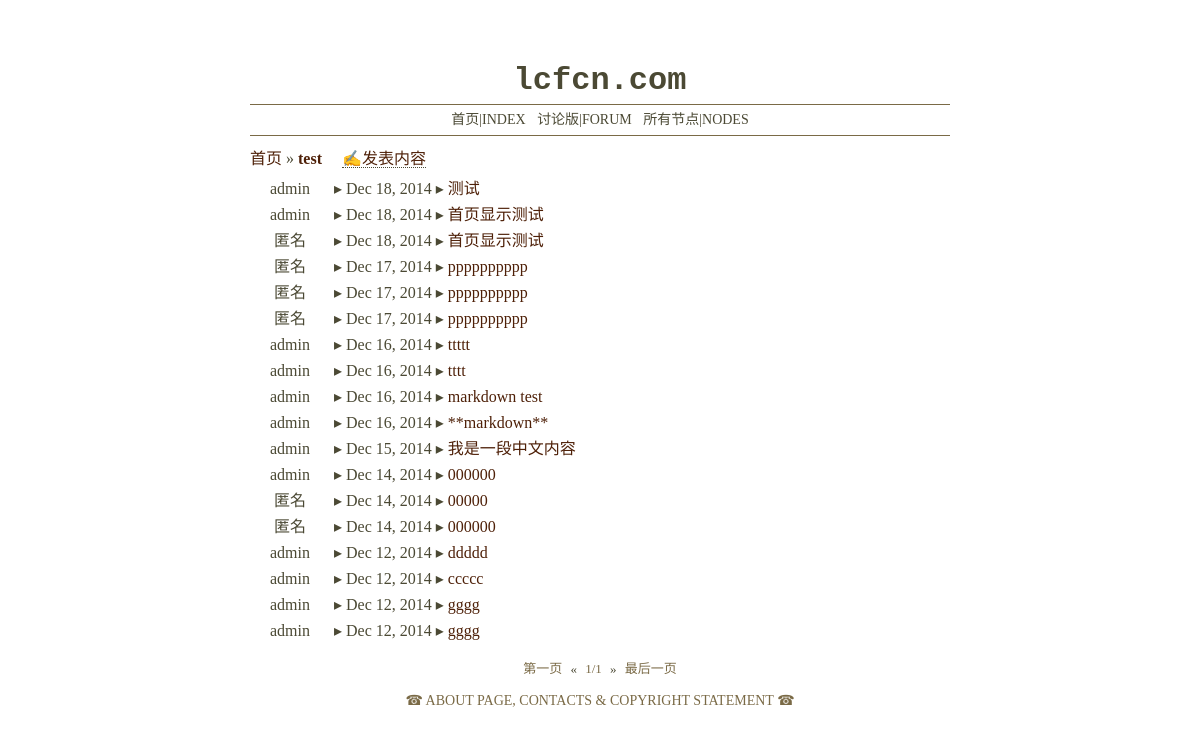
The page /forum/node/1/ on the database its author committed.
### forum/models.py (models this page shows, shortened)
class DateTimeBase(models.Model):
    created = models.DateTimeField(auto_now_add=True)
    last_edited = models.DateTimeField(auto_now=True)
    class Meta:
        abstract = True

class NodeTag(DateTimeBase):
    name = models.CharField(max_length=50, error_messages={
        'blank': u"节点的名称不能为空",
        'null': u"节点的名称不能为空",
        'invalid': u"您输入了一个无效的节点名称，节点名称的长度不能超过50个字符"
    }, help_text=u"☞节点名称为必填且不能超过50个字符",
                            verbose_name=u"节点名称")
    description = models.TextField(blank=True, null=True,
                                   help_text=u"☞关于节点讨论主题的简要描述",
                                   verbose_name=u"节点描述")

class PostBase(DateTimeBase):
    title = models.CharField(max_length=200, error_messages={
        'blank': u"标题不能为空",
        'null': u"标题不能为空",
        'invalid': u"您输入了一个无效的标题，标题的长度请控制在100个字符内"
    }, help_text=u"☞标题为必填且不能超过100个字符",
                             verbose_name=u"标题")
    content = models.TextField(blank=True, null=True,
                               help_text=u"☞正文可以留空，但不要输入无意义的内容",
                               verbose_name=u"正文")
    author = models.ForeignKey(User, blank=True, null=True, related_name='%(class)s', on_delete=models.SET_NULL)
    content_md = models.TextField(blank=True, null=True)
    bygod = models.BooleanField(blank=True, default=False,
                                help_text=u"☞将这篇文章归入管理员文集",
                                verbose_name=u"归档")
    class Meta:
        abstract = True

class Post(PostBase):
    node = models.ForeignKey(NodeTag, null=True, related_name='posts', on_delete=models.SET_NULL)

### forum/views.py (the view)
# urls.py: url(r'^forum/node/(?P<pk>\d+)/$', views.NodetagDetail.as_view(), name='nodetag-detail'),
class NodetagDetail(ListView):
    model = Post
    template_name = 'forum/nodetag/detail.html'
    paginate_by = 25
    page_kwarg = 'p'
    def get_queryset(self):
        all_posts = super(NodetagDetail, self).get_queryset()
        posts_belong_to_this_node = all_posts.filter(node=self.kwargs['pk'])
        return posts_belong_to_this_node
    def get_context_data(self, **kwargs):
        context = super(NodetagDetail, self).get_context_data(**kwargs)
        context['nodetag'] = get_object_or_404(NodeTag, pk=self.kwargs['pk'])
        return context

### forum/templates/forum/nodetag/detail.html (shortened to what this page needs)
{% extends "forum/base.html" %}
{% load i18n %}
    {% block container %}
        <div class="guide-bar">
            <a href="/">首页</a>
            »
            <a href="{% url 'nodetag-detail' pk=nodetag.pk %}"><b>{{ nodetag.name }}</b></a>
            <span><a href="{% url 'nodetag-post' pk=nodetag.pk %}">✍发表内容</a></span>
        </div>
        <div id="thread-list">
            {% for post in object_list reversed %}
            <div class="thread-item">
                <span class="thread-author">{{ post.author.username|default:"匿名" }}</span>
                ▸
                <span class="thread-created">{% language 'en' %}{{ post.created|date:"M d, Y" }}{% endlanguage %}</span>
                ▸
                <span class="thread-title">
                    <a href="{% url 'post-detail' pk=post.pk %}">{{ post.title }}</a>
                </span>
            </div>
            {% endfor %}
        </div>
        <div id="page-navi">
            <a href="{% url 'nodetag-detail' pk=nodetag.pk %}">第一页</a>
            «
            <span>{{ page_obj.number }}/{{ paginator.num_pages }}</span>
            »
            <a href="{% url 'nodetag-detail' pk=nodetag.pk %}?p=last">最后一页</a>
        </div>
    {% endblock %}

### forum/static/forum/mainstyle.css (style rules this page uses)
body { font-size: 16px; color: #4B4934; font-family: Georgia, "Times New Roman", Times, serif, sans-serif; }
div { word-break: break-all; word-wrap: break-word; -ms-word-wrap: break-word; }
a { color: #4E2008; text-decoration: none; }
.thread-item { height: 25px; line-height: 25px; overflow: hidden; margin-bottom: 1px; }
.thread-author { display: inline-block; overflow: hidden; text-align: center; vertical-align: top; width: 80px; }
.guide-bar { margin-bottom: 5px; height: 25px; line-height: 25px; }
.guide-bar span { margin-left: 1em; border-bottom: 1px dotted; }
#page-navi { margin-top: 15px; text-align: center; font-size: 13px; }
#page-navi span, #page-navi a { margin-left: 5px; margin-right: 5px; color: #7A6A46; }

### rows shown on the page
NodeTag: name "test"
Post: author.username "admin", created "Dec 18, 2014", title "测试"
Post: author.username "admin", created "Dec 18, 2014", title "首页显示测试"
Post: author.username "匿名", created "Dec 18, 2014", title "首页显示测试"
Post: author.username "匿名", created "Dec 17, 2014", title "pppppppppp"
Post: author.username "匿名", created "Dec 17, 2014", title "pppppppppp"
Post: author.username "匿名", created "Dec 17, 2014", title "pppppppppp"
Post: author.username "admin", created "Dec 16, 2014", title "ttttt"
Post: author.username "admin", created "Dec 16, 2014", title "tttt"
Post: author.username "admin", created "Dec 16, 2014", title "markdown test"
Post: author.username "admin", created "Dec 16, 2014", title "**markdown**"
Post: author.username "admin", created "Dec 15, 2014", title "我是一段中文内容"
Post: author.username "admin", created "Dec 14, 2014", title "000000"
Post: author.username "匿名", created "Dec 14, 2014", title "00000"
Post: author.username "匿名", created "Dec 14, 2014", title "000000"
Post: author.username "admin", created "Dec 12, 2014", title "ddddd"
Post: author.username "admin", created "Dec 12, 2014", title "ccccc"
Post: author.username "admin", created "Dec 12, 2014", title "gggg"
Post: author.username "admin", created "Dec 12, 2014", title "gggg"

### other values the page prints
{{ page_obj.number }} "1"
{{ paginator.num_pages }} "1"
